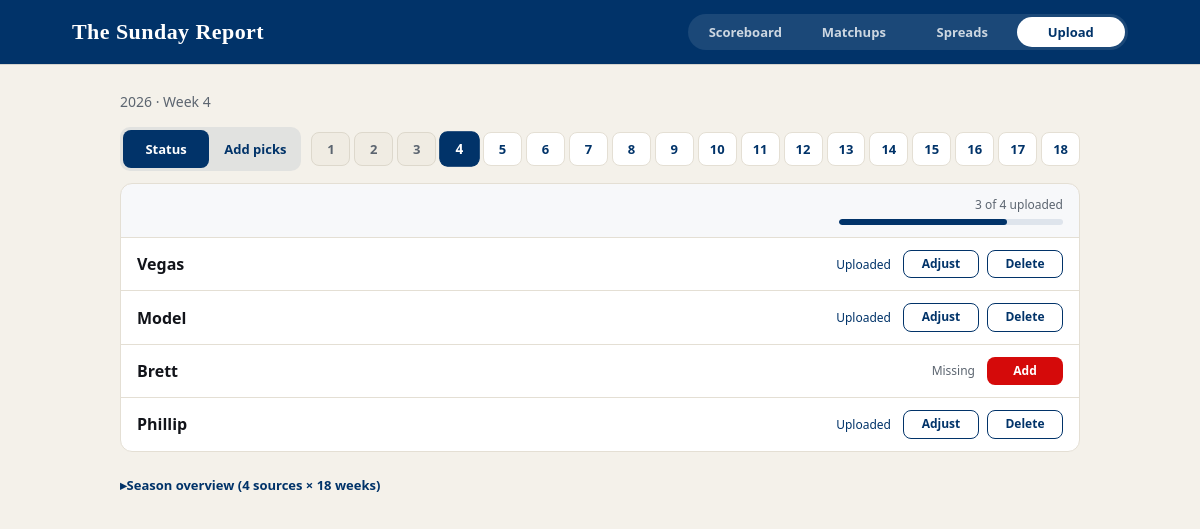
Screenshot of /upload with the database file from the repository.
### app/models.py (models this page shows)
class Base(DeclarativeBase):
    pass

class Pick(Base):
    __tablename__ = "picks"
    id: Mapped[int] = mapped_column(Integer, primary_key=True, autoincrement=True)
    matchup_id: Mapped[str] = mapped_column(
        String, ForeignKey("matchups.id"), nullable=False, index=True
    )
    spread: Mapped[float] = mapped_column(Float, nullable=False)  # home margin (vegas); 0 if decision-only
    decision: Mapped[str | None] = mapped_column(String, nullable=True)  # cover|points (model/user)
    source: Mapped[str] = mapped_column(String, nullable=False)  # vegas|user|model
    bookmaker: Mapped[str | None] = mapped_column(String, nullable=True)  # vegas only
    model_version: Mapped[str | None] = mapped_column(String, nullable=True)
    username: Mapped[str | None] = mapped_column(String, nullable=True)
    created_at: Mapped[datetime] = mapped_column(
        DateTime(timezone=True),
        nullable=False,
        default=lambda: datetime.now(timezone.utc),
    )
    matchup: Mapped[Matchup] = relationship(back_populates="picks")

### app/routers/upload.py (the view)
@router.get("/upload", response_class=HTMLResponse)
def upload_form(
    request: Request,
    conn: DbConn,
    flash: str = "",
    error: str = "",
    week: int | None = None,
    view: str = "status",
    slot: str = "",
    model_version: str = "",
    adjust: int = 0,
):
    return _render_upload(
        request,
        conn,
        flash=flash,
        error=error,
        week=week,
        view=view,
        slot=slot,
        model_version=model_version,
        adjust=adjust,
    )

### app/templates/upload.html (shortened to what this page needs)
{% extends "base.html" %}
{% block body %}
<div class="app-page upload-page">
{% include "partials/upload_panel.html" %}
</div>
{% endblock %}

### app/templates/partials/upload_status.html (shortened to what this page needs)
{% set uploaded_count = slot_rows|selectattr('uploaded')|list|length %}
<div class="status-week-block">
  <div class="status-week-head">
    <div class="status-week-meta">
      <span class="status-week-count">{{ uploaded_count }} of 4 uploaded</span>
      <div class="status-progress" role="progressbar" aria-valuenow="{{ uploaded_count }}" aria-valuemin="0" aria-valuemax="4" aria-label="Week upload progress">
        <span class="status-progress-fill" style="width: {{ (uploaded_count / 4 * 100) | round(1) }}%"></span>
      </div>
    </div>
  </div>
  <ul class="slot-checklist">
    {% for s in slot_rows %}
    <li class="slot-checklist-row{% if s.uploaded %} slot-checklist-done{% endif %}">
      <span class="slot-checklist-name">{{ s.label }}</span>
      <span class="slot-checklist-state">{% if s.uploaded %}Uploaded{% else %}Missing{% endif %}</span>
      <div class="slot-checklist-actions">
        {% if s.uploaded %}
        <a class="btn btn-ghost btn-sm slot-action-btn"
          href="/upload?view=add&amp;week={{ week }}&amp;slot={{ s.key }}&amp;adjust=1"
          hx-get="/upload?view=add&amp;week={{ week }}&amp;slot={{ s.key }}&amp;adjust=1"
          hx-target="#upload-panel"
          hx-swap="outerHTML">Adjust</a>
        <form class="slot-delete" method="post" action="/upload/delete"
          onsubmit="return confirm('Delete {{ s.label }} picks for week {{ week }}?');">
          <button type="submit" class="btn btn-sm slot-action-btn btn-danger-ghost">Delete</button>
        </form>
        {% else %}
        <a class="btn btn-primary btn-sm slot-action-btn"
          href="/upload?view=add&amp;week={{ week }}&amp;slot={{ s.key }}"
          hx-get="/upload?view=add&amp;week={{ week }}&amp;slot={{ s.key }}"
          hx-target="#upload-panel"
          hx-swap="outerHTML"
          title="Add picks">Add</a>
        {% endif %}
      </div>
    </li>
    {% endfor %}
  </ul>
</div>
<details class="status-season-details">
  <summary class="status-season-summary">Season overview (4 sources × 18 weeks)</summary>
</details>

### app/static/style.css (style rules this page uses)
:root { --navy: #013369; --navy-2: #0a4a8a; --red: #d50a0a; --red-2: #b00808; --paper: #f4f1ea; --card: #fffcf7; --fg: #12141a; --muted: #5c6570; --line: #e4dfd4; --stripe: #f0ece3; --top-h: 64px; }
* { box-sizing: border-box; }
body { margin: 0; background: var(--paper); color: var(--fg); font-family: system-ui, -apple-system, "Segoe UI", sans-serif; }
.app-page { max-width: 960px; margin: 0 auto; width: 100%; }
.btn, button { border: 1px solid transparent; padding: 9px 14px; font: inherit; font-size: 13px; font-weight: 650; cursor: pointer; width: fit-content; border-radius: 8px; text-decoration: none; display: inline-block; }
button.btn-primary, .btn-primary { background: var(--red); color: #fff; }
.btn-ghost, a.btn:not(.btn-primary), button:not(.btn-primary) { background: #fff; color: var(--navy); border-color: var(--navy); }
.btn-sm { padding: 6px 10px; font-size: 12px; }
.slot-delete { display: inline; margin: 0; }
.status-week-block { margin-top: 4px; border: 1px solid var(--line); border-radius: 12px; background: #fff; overflow: hidden; }
.status-week-head { display: flex; justify-content: flex-end; padding: 12px 16px; border-bottom: 1px solid var(--line); background: rgba(1, 51, 105, 0.03); }
.status-week-meta { width: 100%; max-width: 14rem; margin-left: auto; }
.status-week-count { display: block; font-size: 12px; color: var(--muted, #666); margin-bottom: 6px; text-align: right; }
.status-progress { height: 6px; border-radius: 999px; background: rgba(1, 51, 105, 0.1); overflow: hidden; }
.status-progress-fill { display: block; height: 100%; border-radius: 999px; background: var(--navy); }
.slot-checklist { list-style: none; margin: 0; padding: 0; }
.slot-checklist-row { display: grid; grid-template-columns: 1fr auto auto; gap: 8px 12px; align-items: center; padding: 12px 16px; border-bottom: 1px solid var(--line); }
.slot-checklist-row:last-child { border-bottom: none; }
.slot-checklist-name { font-weight: 600; }
.slot-checklist-state { font-size: 12px; color: var(--muted, #666); text-align: right; }
.slot-checklist-done .slot-checklist-state { color: var(--navy); }
.slot-checklist-actions { display: flex; align-items: center; justify-content: flex-end; gap: 8px; flex-wrap: wrap; }
.slot-checklist-actions .slot-delete { display: inline-flex; margin: 0; }
.slot-checklist-actions .slot-action-btn { min-width: 4.75rem; width: 4.75rem; padding: 6px 8px; font-size: 12px; font-weight: 650; box-sizing: border-box; display: inline-flex; align-items: center; justify-content: center; line-height: 1.2; }
.btn-danger-ghost { background: #fff; color: #a33; border: 1px solid #d4a0a0; }
.status-season-details { margin-top: 16px; }
.status-season-summary { cursor: pointer; font-size: 13px; font-weight: 600; color: var(--navy); padding: 8px 0; list-style: none; }
.status-season-summary::before { content: "▸ "; display: inline-block; transition: transform 0.15s ease; }

### rows the page displays
Pick: label "Vegas", shows "Uploaded"
Pick: label "Model", shows "Uploaded"
Pick: label "Phillip", shows "Uploaded"

### other values shown
{{ default_season }} "2026"
{{ week }} "4"
{{ w }} "1" "2" "3" "4" "5" "6" "7" "8" "9" "10" "11" "12" "13" "14" "15" "16" "17" "18"
{{ uploaded_count }} "3"
{{ s.label }} "Brett"
